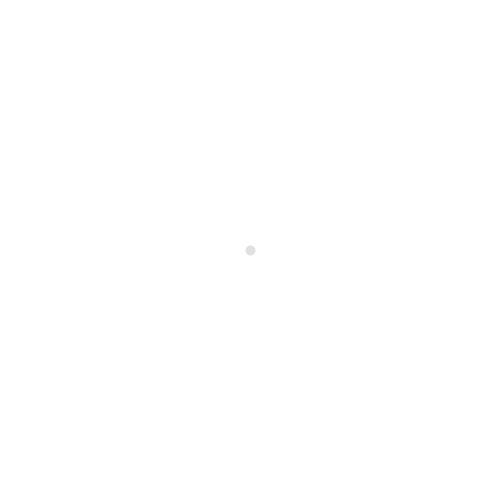
Frame 1 (no input)
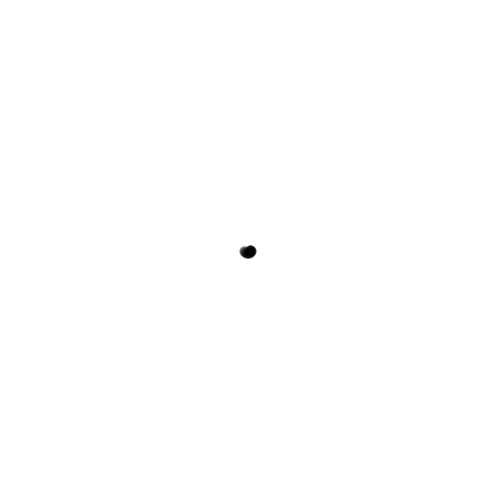
Frame 60 (the mouse pressed at the canvas centre just before this capture)
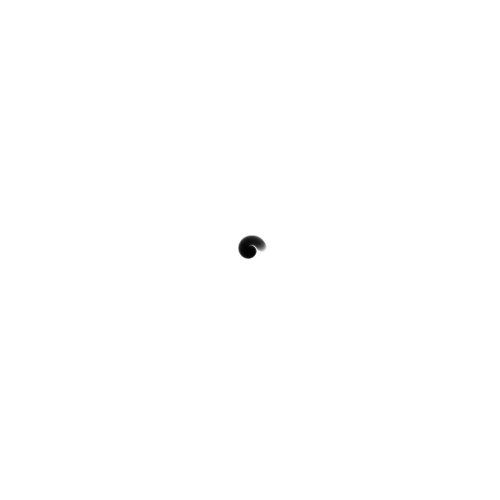
Frame 120 (the mouse held since frame 60 and released just before this capture)

The Processing sketch that drew these frames (run headless with seeded random() and noise(); from frame 60 on, the mouse is pressed at the canvas centre):

// Processing sketch: e03_falowanie_okrag_magia3
// ── e03_falowanie_okrag_magia3.pde
void setup() {
  size(500, 500);
  strokeWeight(10);
  background(255);
  stroke(0, 30);
}

void draw() {
  float R = frameCount*0.1;
  point(250+R*cos(frameCount*0.05), 250+R*sin(frameCount*0.05));
}
